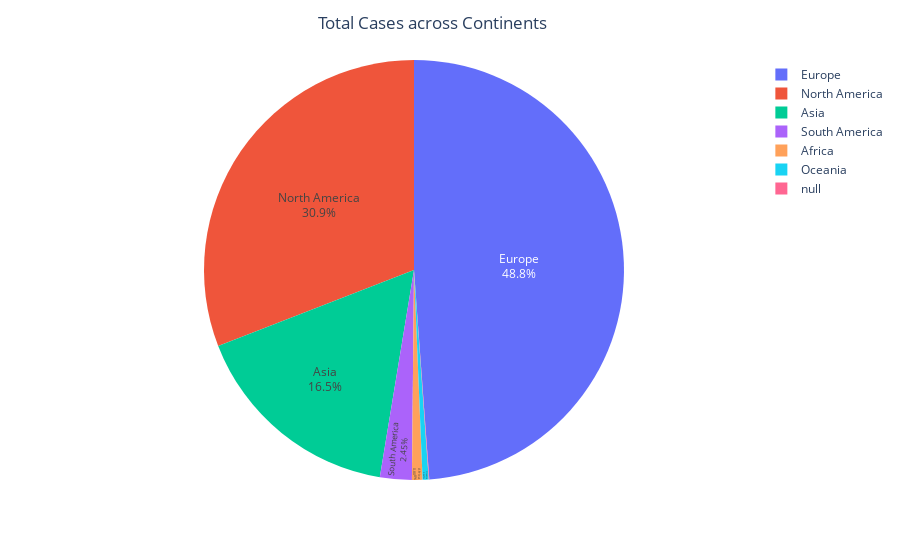

The cell this chart's notebook holds for it:
### Code cell
fig = px.pie(df_continent, values='TOTAL CASES', names='CONTINENT',
             hover_data=['DEATHS'])
fig.update_traces(textposition='inside', textinfo='percent+label')
fig.update_layout(title = {
    'text': 'Total Cases across Continents',
    'y':0.97,
    'x':0.48,
    'xanchor': 'center',
    'yanchor': 'top'
})
fig.show()

### Figure 1 — Plotly figure (JSON) as saved in the notebook; plotly's stock layout.template omitted (floating-point values rounded to 4 significant figures)
{"data": [{"customdata": [[13], [55], [653], [1620], [10096], [17694], [67054]], "domain": {"x": [0, 1], "y": [0, 1]}, "hoverlabel": {"namelength": 0}, "hovertemplate": "DEATHS=%{customdata[0]}<br>CONTINENT=%{label}<br>TOTAL CASES=%{value}", "labels": [null, "Oceania", "Africa", "South America", "Asia", "North America", "Europe"], "legendgroup": "", "name": "", "showlegend": true, "textinfo": "percent+label", "textposition": "inside", "type": "pie", "values": [721, 7573, 13107, 39662, 267773, 500902, 792028]}], "layout": {"legend": {"tracegroupgap": 0}, "margin": {"t": 60}, "title": {"text": "Total Cases across Continents", "x": 0.48, "xanchor": "center", "y": 0.97, "yanchor": "top"}}}
